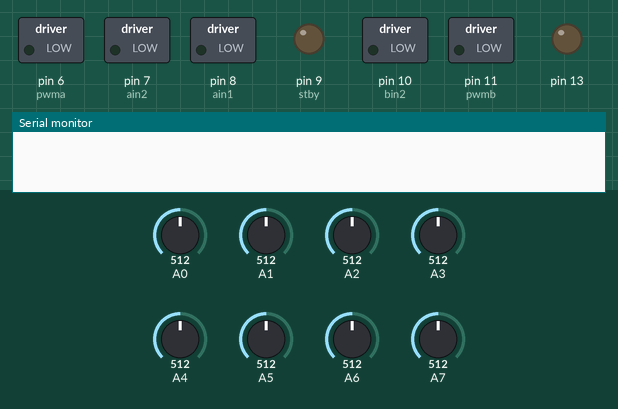
Recording of a sketch running on a simulated Arduino Nano, built with avr-gcc and run on an emulated ATmega328P. Parts: switched loads named in the sketch (green lamp = pin HIGH), output pins drawn as LEDs (lit = HIGH), the last lines printed to the serial monitor. Inputs (shaded band) come from the test bench; at power-on: A0 = 512, A1 = 512, A2 = 512, A3 = 512, A4 = 512, A5 = 512, A6 = 512, A7 = 512.

Above: at 0.1 s.
At 0.6 s:
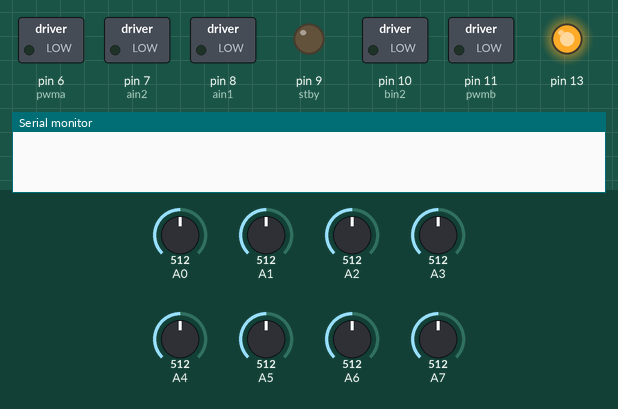
At 5.2 s:
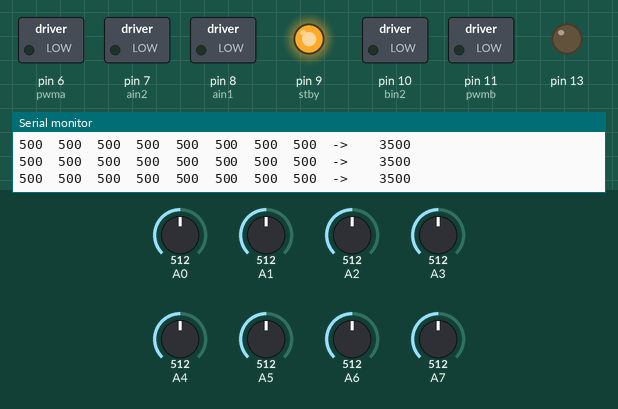
5.3 s: A0 set to 108
8.3 s: A0 set to 94
9.8 s: A1 set to 113
12.8 s: A1 set to 95
15.8 s: A2 set to 110
18.8 s: A2 set to 91
Timing chart, 0 to 21.8 s (numbered marks = the images above; inputs shaded):
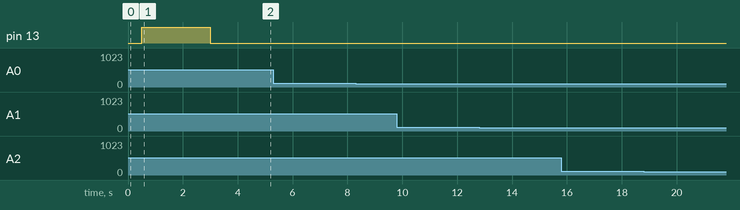

The sketch:

CODIGOREOBOTASYSV1.ino
```cpp
#include <QTRSensors.h>


#define NUM_SENSORS             8  // number of sensors used
#define NUM_SAMPLES_PER_SENSOR  4  // average 4 analog samples per sensor reading
#define EMITTER_PIN             3  // emitter is controlled by digital pin 2

#define pwma 6
#define ain2 7
#define ain1 8
#define stby 9
#define pwmb 11
#define bin2 10
#define bin1 9


QTRSensorsAnalog qtra((unsigned char[]) {A0, A1, A2, A3, A4, A5,A6,A7}, //Inicializando el objeto sensor para poder manuipularlo
  NUM_SENSORS, NUM_SAMPLES_PER_SENSOR, EMITTER_PIN);
unsigned int sensorValues[NUM_SENSORS];


void setup() {
  // put your setup code here, to run once:
  delay(500);
  pinMode(13, OUTPUT);
  digitalWrite(13, HIGH);    // turn on Arduino's LED to indicate we are in calibration mode
  for (int i = 0; i < 100; i++)  // make the calibration take about 10 seconds
  {
    qtra.calibrate();       // reads all sensors 10 times at 2.5 ms per six sensors (i.e. ~25 ms per call)
  }
  digitalWrite(13, LOW);     // turn off Arduino's LED to indicate we are through with calibration

  // print the calibration minimum values measured when emitters were on
  Serial.begin(9600);
  for (int i = 0; i < NUM_SENSORS; i++)
  {
    Serial.print(qtra.calibratedMinimumOn[i]);
    Serial.print(' ');
  }
  Serial.println();

  // print the calibration maximum values measured when emitters were on
  for (int i = 0; i < NUM_SENSORS; i++)
  {
    Serial.print(qtra.calibratedMaximumOn[i]);
    Serial.print(' ');
  }
  Serial.println();
  Serial.println();

  pinMode(pwma,OUTPUT);
  pinMode(pwmb,OUTPUT);
  pinMode(ain2,OUTPUT);
  pinMode(ain1,OUTPUT);
  pinMode(bin2,OUTPUT);
  pinMode(bin1,OUTPUT);
  pinMode(stby,OUTPUT);
  digitalWrite(stby,HIGH);
  delay(1000);

}

void motores(int A, int B){


  if (A<0){
    digitalWrite(ain2,HIGH);
    digitalWrite(ain1,LOW);
    analogWrite(pwma,map(A,-100,0,255,0));

  }else if (A>0) {
    analogWrite(pwma,map(A,0,100,0,255));
    digitalWrite(ain2,LOW);
    digitalWrite(ain1,HIGH);


  }else{
    digitalWrite(ain2,LOW);
    digitalWrite(ain1,LOW);
    analogWrite(pwma,0);
  }


  if (B<0){
    digitalWrite(bin2,HIGH);
    digitalWrite(bin1,LOW);
    analogWrite(pwmb,map(B,-100,0,255,0));

  }else if (B>0) {
    digitalWrite(bin2,LOW);
    digitalWrite(bin1,HIGH);
    analogWrite(pwmb,map(B,0,100,0,255));


  }else{
    digitalWrite(bin2,LOW);
    digitalWrite(bin1,LOW);
    analogWrite(pwmb,0);
  }

  }


void loop() {

unsigned int position = qtra.readLine(sensorValues);

  // print the sensor values as numbers from 0 to 1000, where 0 means maximum reflectance and
  // 1000 means minimum reflectance, followed by the line position
  for (unsigned char i = 0; i < NUM_SENSORS; i++)
  {
    Serial.print(sensorValues[i]);
    Serial.print('\t');

  }

  Serial.print("->    ");
  Serial.println(position);

}
```
